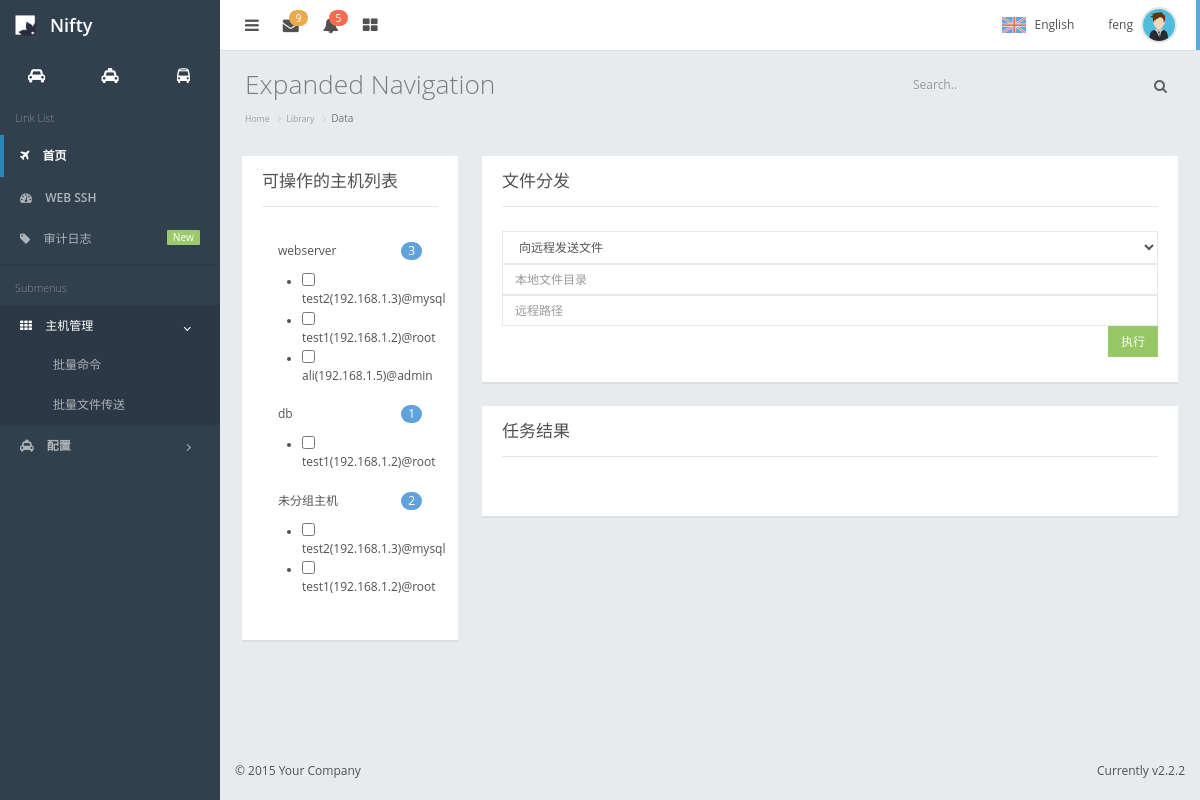
The app's page /host_mgr/file_transfer/ (signed in) with its own data.
### web/models.py (models this page shows, shortened)
class UserProfile(AbstractBaseUser,PermissionsMixin):
    email = models.EmailField(
        verbose_name='email address',
        max_length=255,
        unique=True,
    )
    name = models.CharField(max_length=64, verbose_name="姓名")
    is_active = models.BooleanField(default=True)
    is_staff = models.BooleanField(default=True)
    objects = UserProfileManager()
    host_to_remote_users = models.ManyToManyField("HostToRemoteUser",blank=True,null=True)
    host_groups = models.ManyToManyField("HostGroup",blank=True,null=True)
    USERNAME_FIELD = 'email'
    REQUIRED_FIELDS = ['name']

class HostGroup(models.Model):
    name = models.CharField(max_length=64,unique=True)
    host_to_remote_users = models.ManyToManyField("HostToRemoteUser")

class HostToRemoteUser(models.Model):
    host = models.ForeignKey("Host",on_delete=models.CASCADE)
    remote_user = models.ForeignKey("RemoteUser",on_delete=models.CASCADE)
    class Meta:
        unique_together = ("host","remote_user")

class Host(models.Model):
    name = models.CharField(max_length=64,unique=True)
    ip_addr = models.GenericIPAddressField(unique=True)
    port = models.SmallIntegerField(default=22)
    idc = models.ForeignKey("IDC",on_delete=models.CASCADE)

class RemoteUser(models.Model):
    auth_type_choices = ((0,'ssh-password'),(1,'ssh-key'))
    auth_type = models.SmallIntegerField(choices=auth_type_choices,default=0)
    username = models.CharField(max_length=32)
    password = models.CharField(max_length=64,blank=True,null=True)
    class Meta:
        unique_together = ('auth_type','username','password')

### web/views.py (the view)
# urls.py: url(r'^host_mgr/file_transfer/$', views.file_transfer,name='file_transfer'),
@login_required
def file_transfer(request):
    return render(request,'file_transfer.html')

### templates/file_transfer.html (shortened to what this page needs)
{% extends 'index.html' %}
{% block page-content %}
  <div class="row">
        {% include 'host_list_component.html' %}
        <div class="col-sm-9">
            <div class="panel ">
                <div class="panel-heading">
                    <h3 class="panel-title">文件分发</h3>
                </div>
                <div class="panel-body">
                    <select onchange="CheckFileTransferType(this)" class="form-control" id="file_transfer_type">
                        <option value="send">向远程发送文件</option>
                    </select>
                    <input type="text" id='local_file_path'  class="form-control" placeholder="本地文件目录">
                    <input type="text" id='remote_file_path' class="form-control" placeholder="远程路径">
                     <input type="button"  id="task_submit_btn" onclick="PostTask(this,'file_transfer')" class="btn btn-success pull-right" value="执行">
                </div>
            </div>
            {% include 'task_result_component.html' %}
        </div>
  </div>
{% endblock %}

### templates/index.html (shortened to what this page needs)
{% extends 'base.html' %}
{% block body %}
	<div id="container" class="effect mainnav-lg navbar-fixed">
		<header id="navbar">
			<div id="navbar-container" class="boxed">
				<div class="navbar-header">
					<a href="index.html" class="navbar-brand">
						<img src="/static/img/logo.png" alt="Nifty Logo" class="brand-icon">
						<div class="brand-title">
							<span class="brand-text">Nifty</span>
						</div>
					</a>
				</div>
				<div class="navbar-content clearfix">
					<ul class="nav navbar-top-links pull-left">
						<li class="tgl-menu-btn">
							<a class="mainnav-toggle" href="#">
								<i class="fa fa-navicon fa-lg"></i>
							</a>
						</li>
						<li class="dropdown">
							<a href="#" data-toggle="dropdown" class="dropdown-toggle">
								<i class="fa fa-envelope fa-lg"></i>
								<span class="badge badge-header badge-warning">9</span>
							</a>
						</li>
						<li class="dropdown">
							<a href="#" data-toggle="dropdown" class="dropdown-toggle">
								<i class="fa fa-bell fa-lg"></i>
								<span class="badge badge-header badge-danger">5</span>
							</a>
						</li>
						<li class="mega-dropdown">
							<a href="#" class="mega-dropdown-toggle">
								<i class="fa fa-th-large fa-lg"></i>
							</a>
						</li>
					</ul>
					<ul class="nav navbar-top-links pull-right">
						<li class="dropdown">
							<a class="lang-selector dropdown-toggle" href="#" data-toggle="dropdown">
								<span class="lang-selected">
									<img class="lang-flag" src="/static/img/flags/united-kingdom.png" alt="English">
									<span class="lang-name">English</span>
								</span>
							</a>
						</li>
						<li id="dropdown-user" class="dropdown">
							<a href="#" data-toggle="dropdown" class="dropdown-toggle text-right">
								<span class="pull-right">
									<img class="img-circle img-user media-object" src="/static/img/av1.png" alt="Profile Picture">
								</span>
								<div class="username hidden-xs">{{ request.user.name }}</div>
							</a>
						</li>
					</ul>
				</div>
			</div>
		</header>
		<div class="boxed">
			<div id="content-container">
				<div id="page-title">
					<h1 class="page-header text-overflow">Expanded Navigation</h1>
					<div class="searchbox">
						<div class="input-group custom-search-form">
							<input type="text" class="form-control" placeholder="Search..">
							<span class="input-group-btn">
								<button class="text-muted" type="button"><i class="fa fa-search"></i></button>
							</span>
						</div>
					</div>
				</div>
				<ol class="breadcrumb">
					<li><a href="#">Home</a></li>
					<li><a href="#">Library</a></li>
					<li class="active">Data</li>
				</ol>
	            <div id="page-content">
                    {% block page-content %}{% endblock %}
                </div>
			</div>
			<nav id="mainnav-container">
				<div id="mainnav">
					<div id="mainnav-shortcut">
						<ul class="list-unstyled">
							<li class="col-xs-4" data-content="Shortcut 1">
								<a class="shortcut-grid" href="#">
									<i class="fa fa-car"></i>
								</a>
							</li>
							<li class="col-xs-4" data-content="Shortcut 2">
								<a class="shortcut-grid" href="#">
									<i class="fa fa-taxi"></i>
								</a>
							</li>
							<li class="col-xs-4" data-content="Shortcut 3">
								<a class="shortcut-grid" href="#">
									<i class="fa fa-bus"></i>
								</a>
							</li>
						</ul>
					</div>
					<div id="mainnav-menu-wrap">
						<div class="nano">
							<div class="nano-content">
								<ul id="mainnav-menu" class="list-group">
									<li class="list-header">Link List</li>
									<li class="active-link">
										<a href="#">
											<i class="fa fa-plane"></i>
											<span class="menu-title">首页</span>
										</a>
									</li>
									<li>
										<a href="{% url 'web_ssh' %}">
											<i class="fa fa-dashboard"></i>
											<span class="menu-title">
												<strong>WEB SSH</strong>
											</span>
										</a>
									</li>
									<li>
										<a href="#">
											<i class="fa fa-tag"></i>
											<span class="menu-title">
												审计日志
												<span class="label label-success pull-right">New</span>
											</span>
										</a>
									</li>
									<li class="list-divider"></li>
									<li class="list-header">Submenus</li>
									<li class="active-sub">
										<a href="#">
											<i class="fa fa-th"></i>
											<span class="menu-title">主机管理</span>
											<i class="arrow"></i>
										</a>
										<ul class="collapse in">
											<li><a href="{% url 'batch_cmd' %}">批量命令</a></li>
											<li class=""><a href="{% url 'file_transfer' %}">批量文件传送</a></li>
										</ul>
									</li>
									<li>
										<a href="#">
											<i class="fa fa-taxi"></i>
											<span class="menu-title">
												<strong>配置</strong>
											</span>
											<i class="arrow"></i>
										</a>
									</li>
								</ul>
							</div>
						</div>
					</div>
				</div>
			</nav>
		</div>
        <footer id="footer">
            <div class="hide-fixed pull-right pad-rgt">Currently v2.2.2</div>
            <p class="pad-lft">&#0169; 2015 Your Company</p>
        </footer>
	</div>
{% endblock %}

### templates/host_list_component.html
<div class="col-sm-3">
    <div class="panel ">
    <div class="panel-heading">
        <h3 class="panel-title">可操作的主机列表</h3>
    </div>
    <div class="panel-body">
        <div class="list-group bord-no">
            {% for host_group in request.user.host_groups.all %}
                <a class="list-group-item " onclick="ItemToggle(this)" href="#">{{ host_group.name }}
                    <span class="badge badge-primary">{{ host_group.host_to_remote_users.count }}</span>
                </a>
                <ul>
                {% for host_to_user_obj in host_group.host_to_remote_users.all %}
                    <li><input type="checkbox" tag="host-select" value="{{ host_to_user_obj.id }}">
                        {{ host_to_user_obj.host.name }}({{ host_to_user_obj.host.ip_addr }})@{{host_to_user_obj.remote_user.username  }}
                    </li>
                 {% endfor %}
                </ul>
            {% endfor %}
            <a class="list-group-item "  onclick="ItemToggle(this)" href="#">未分组主机
                    <span class="badge badge-primary">{{ request.user.host_to_remote_users.count }}</span>
            </a>
            <ul>
                {% for host_to_user_obj in request.user.host_to_remote_users.all %}
                    <li><input type="checkbox" tag="host-select" value="{{ host_to_user_obj.id }}">
                        {{ host_to_user_obj.host.name }}({{ host_to_user_obj.host.ip_addr }})@{{host_to_user_obj.remote_user.username  }}
                    </li>
                 {% endfor %}
            </ul>
        </div>
    </div>
</div>
</div>

### records on screen
UserProfile: user.name "feng", user.host_to_remote_users.count "2"
HostGroup: name "webserver", host_to_remote_users.count "3"
HostToRemoteUser: host.name "test2", host.ip_addr "192.168.1.3", remote_user.username "mysql"
HostToRemoteUser: host.name "test1", host.ip_addr "192.168.1.2", remote_user.username "root"
HostToRemoteUser: host.name "ali", host.ip_addr "192.168.1.5", remote_user.username "admin"
HostGroup: name "db", host_to_remote_users.count "1"
